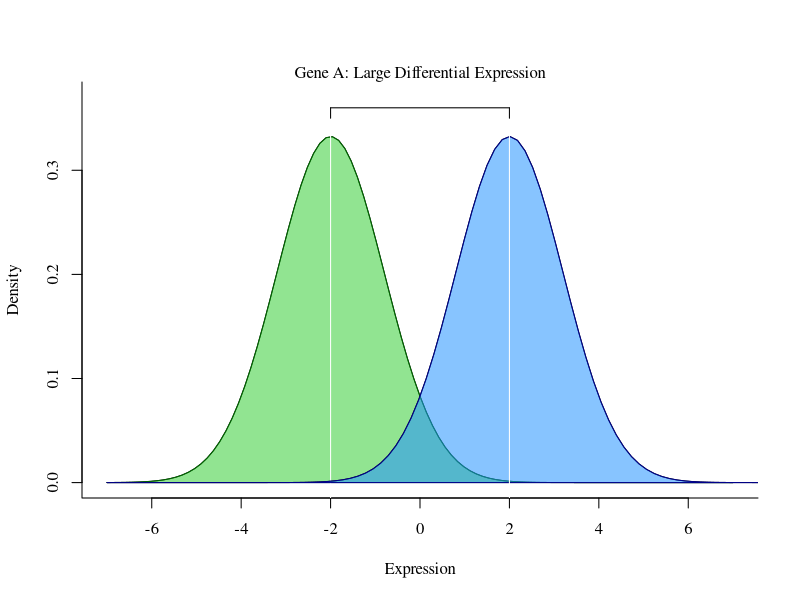
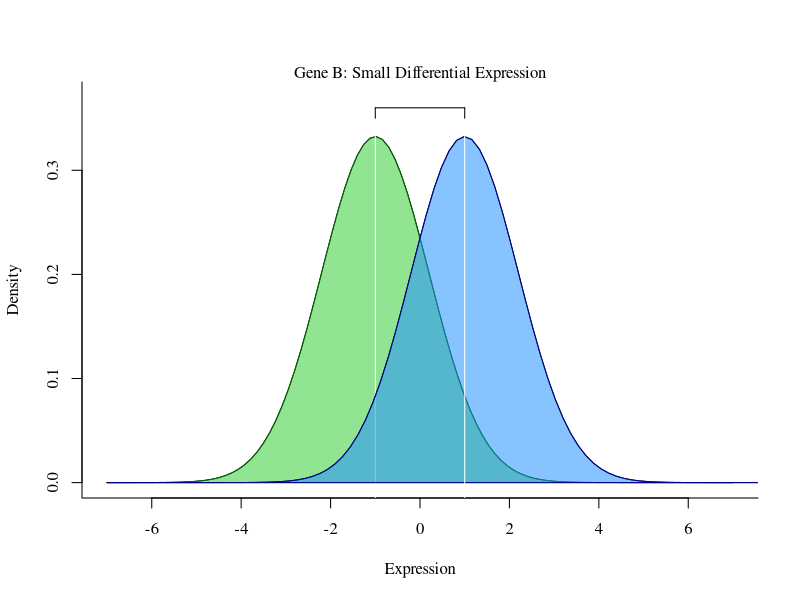
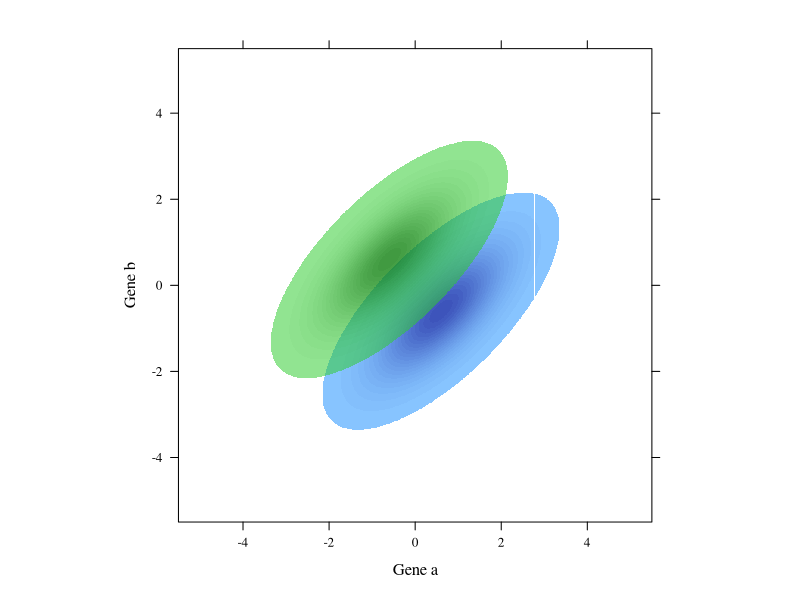
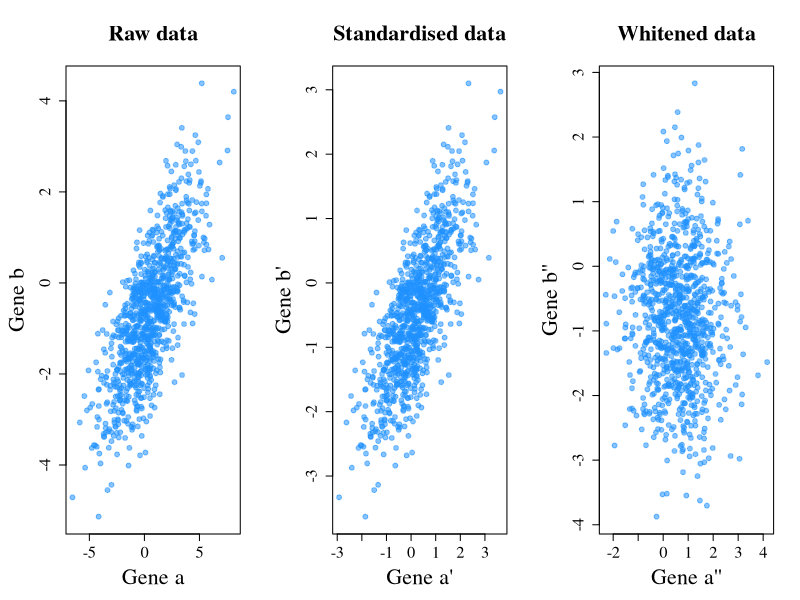
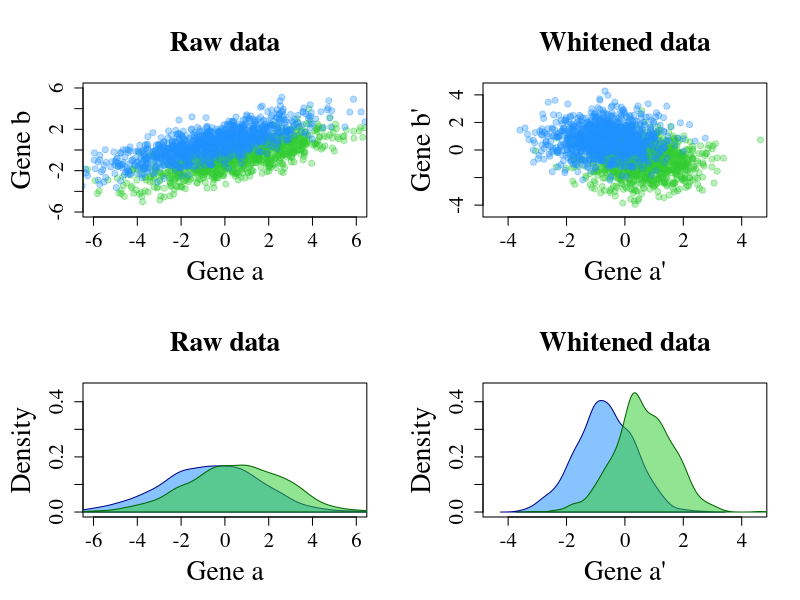

Write the R code that produced these figures, in order.
## ---- chunk 1
#| label: setup
#| include: false
#| echo: false
#| warning: false
#| message: false
library(mvtnorm)
library(lattice)
library(latticeExtra)
library(expm)
## ---- chunk 2
#| label: differential
#| fig.align: 'center'
#| echo: false
par(family="serif")
# Large DE
polygon(curve(expr = dnorm(x, mean = -2, sd = 1.2), 
              from = -7, to = 7, ylab = "Density", 
              xlab="Expression", bty = "L", ylim = c(0,0.37)),
        border = "#006400", col = "#32CD3288")
abline(v = -2, col= "white")
par(new=TRUE)
polygon(curve(expr = dnorm(x, mean = 2, sd = 1.2), 
              from = -7, to = 10, ylab = "", xlim = c(-7,7),
              xlab="", bty = "n", axes=FALSE, ylim = c(0,0.37)),
        border = "#00008B", col = "#1E90FF88")
abline(v = 2, col= "white")
lines(x=c(-2,2), y = c(0.36, 0.36))
lines(x=c(-2,-2), y = c(0.36, 0.35))
lines(x=c(2,2), y = c(0.36, 0.35))
mtext(text = "Gene A: Large Differential Expression", side = 3)


# Small DE
polygon(curve(expr = dnorm(x, mean = -1, sd = 1.2), 
              from = -7, to = 7, ylab = "Density", 
              xlab="Expression", bty = "L", ylim = c(0,0.37)),
        border = "#006400", col = "#32CD3288")
abline(v = -1, col= "white")
par(new=TRUE)
polygon(curve(expr = dnorm(x, mean = 1, sd = 1.2), 
              from = -7, to = 10, ylab = "", xlim = c(-7,7),
              xlab="", bty = "n", axes=FALSE, ylim = c(0,0.37)),
        border = "#00008B", col = "#1E90FF88")
abline(v = 1, col= "white")
lines(x=c(-1,1), y = c(0.36, 0.36))
lines(x=c(-1,-1), y = c(0.36, 0.35))
lines(x=c(1,1), y = c(0.36, 0.35))
mtext(text = "Gene B: Small Differential Expression", side = 3)

## ---- chunk 3
#| label: separation
#| echo: false
#| tidy: true
par(family="serif")
blue <- function(x,y) dmvnorm(cbind(x,y),c(0.6,-0.6),matrix(c(1,0.7,0.7,1),ncol=2))
green <- function(x,y) dmvnorm(cbind(x,y),c(-0.6,0.6),matrix(c(1,0.7,0.7,1),ncol=2))

precision <- 1000

colblue <- colorRamp(c("#1E90FF88","#00008BDD"), alpha = T)(seq(0,1,0.001))
colgreen <- colorRamp(c("#32CD3288","#006400DD"), alpha = T)(seq(0,1,0.001))

bmat <- outer(seq(-5, 5, length=precision), seq(-5, 5, length=precision), blue)
gmat <- outer(seq(-5, 5, length=precision), seq(-5, 5, length=precision), green)


blueplot <- contourplot(bmat, at=seq(.005,.3,.01),
          row.values =  seq(-5, 5, length=precision), 
          column.values = seq(-5, 5, length=precision),
          region=T, labels = F,
          contour = F,
          col = "white",
          colorkey = F,
          col.regions = rgb(colblue[,1:3], 
                            alpha = colblue[,4],
                            maxColorValue = 255),
          xlab = "Gene a", ylab= "Gene b", 
          par.settings=list(axis.text=list(fontfamily="serif"),
                            par.xlab.text=list(fontfamily="serif"),
                            par.ylab.text=list(fontfamily="serif"),
                            par.main.text=list(fontfamily="serif"),
                            par.sub.text=list(fontfamily="serif")))

greenplot <- contourplot(gmat, at=seq(.005,.3,.01),
          row.values =  seq(-5, 5, length=precision), 
          column.values = seq(-5, 5, length=precision),
          region=T, labels = F,
          contour = F,
          col = "white",
          col.regions = rgb(colgreen[,1:3], 
                            alpha = colgreen[,4],
                            maxColorValue = 255))

print(blueplot + as.layer(greenplot))

## ---- chunk 4
#| label: whitening
#| fig.align: "center"
#| fig.width: 12
#| message: false
#| echo: false
par(mfrow=c(1,3), family = "serif", mar = c(5,5,5,2))

# Covariance matrix
sigma <- matrix(c(5,2.4,2.4,2),ncol=2)
# Generate raw data
df <- rmvnorm(1000,c(0.6,-0.6),sigma)
plot(data.frame(df), xlab = "Gene a", ylab = "Gene b", main = "Raw data", 
     pch=19, col = "#1E90FF88", cex.lab=2, cex.main=2, cex.axis=1.5)

# Extract variance diagonal matrix and standardise data
V <- diag(diag(sigma))
dfstd <- data.frame(t(solve(sqrt(V))%*%t(df)))
plot(dfstd, xlab = "Gene a'", ylab = "Gene b'", main = "Standardised data",
     pch=19, col = "#1E90FF88", cex.lab=2, cex.main=2, cex.axis=1.5)

# Perform ZCA-cor whitening (see paper) to decorrelate data
P <- solve(sqrt(V))%*%sigma%*%solve(sqrt(V))
W <- solve(sqrtm(P))%*%solve(sqrtm(V))
dfwhite <- data.frame(t(W%*%t(df)))
plot(dfwhite, xlab = "Gene a''", ylab = "Gene b''", main = "Whitened data",
     pch=19, col = "#1E90FF88", cex.lab=2, cex.main=2, cex.axis=1.5)

## ---- chunk 5
#| label: whitening2class
#| fig.align: "center"
#| fig.width: 12
#| fig.height: 12
#| message: false
#| echo: false
par(mfrow=c(2,2), family = "serif", mar=c(5,5,5,2))
set.seed(3665364)
# Covariance matrix
sigma <- matrix(c(5,2.4,2.4,2),ncol=2)
# Generate raw data
df <- data.frame(rbind(rmvnorm(1000,c(0.6,-0.6),sigma),
                       rmvnorm(1000,c(-0.6,0.6),sigma)),
                 colour=rep(c("#32CD3255", "#1E90FF55"), each=1000), 
                 stringsAsFactors=F)
with(df, plot(X1, X2, xlab = "Gene a", ylab = "Gene b", main = "Raw data", 
              xlim=c(-6,6), ylim=c(-6,6), pch=19, col = colour, cex.lab=2, 
              cex.main=2, cex.axis=1.5))

# Perform ZCA-cor whitening (see paper) to decorrelate data
V <- diag(diag(sigma))
P <- solve(sqrt(V))%*%sigma%*%solve(sqrt(V))
W <- solve(sqrtm(P))%*%solve(sqrtm(V))
dfwhite <- data.frame(t(W%*%t(as.matrix(df[,1:2]))),
                      colour=rep(c("#32CD3255", "#1E90FF55"), each=1000), 
                      stringsAsFactors=F)
with(dfwhite, plot(X1, X2, xlab = "Gene a'", ylab = "Gene b'", xlim=c(-4.5,4.5), 
                   ylim=c(-4.5,4.5), main = "Whitened data", pch=19, col = colour, 
                   cex.lab=2, cex.main=2, cex.axis=1.5))

# plot marginal gene A Raw Data
plot(NA, ylim=c(0,0.45), xlim=c(-6,6), xlab = "Gene a", ylab = "Density", main = "Raw data",
     cex.lab=2, cex.main=2, cex.axis=1.5)
polygon(density(df$X1[1001:2000]), col = "#1E90FF88", border = "#00008B")
polygon(density(df$X1[1:1000]), col = "#32CD3288", border = "#006400")


# plot marginal gene A Whitened Data
plot(NA, ylim=c(0,0.45), xlim=c(-4.5,4.5), xlab = "Gene a'", ylab = "Density", 
     main = "Whitened data", cex.lab=2, cex.main=2, cex.axis=1.5)
polygon(density(dfwhite$X1[1001:2000]), col = "#1E90FF88", border = "#00008B")
polygon(density(dfwhite$X1[1:1000]), col = "#32CD3288", border = "#006400")
